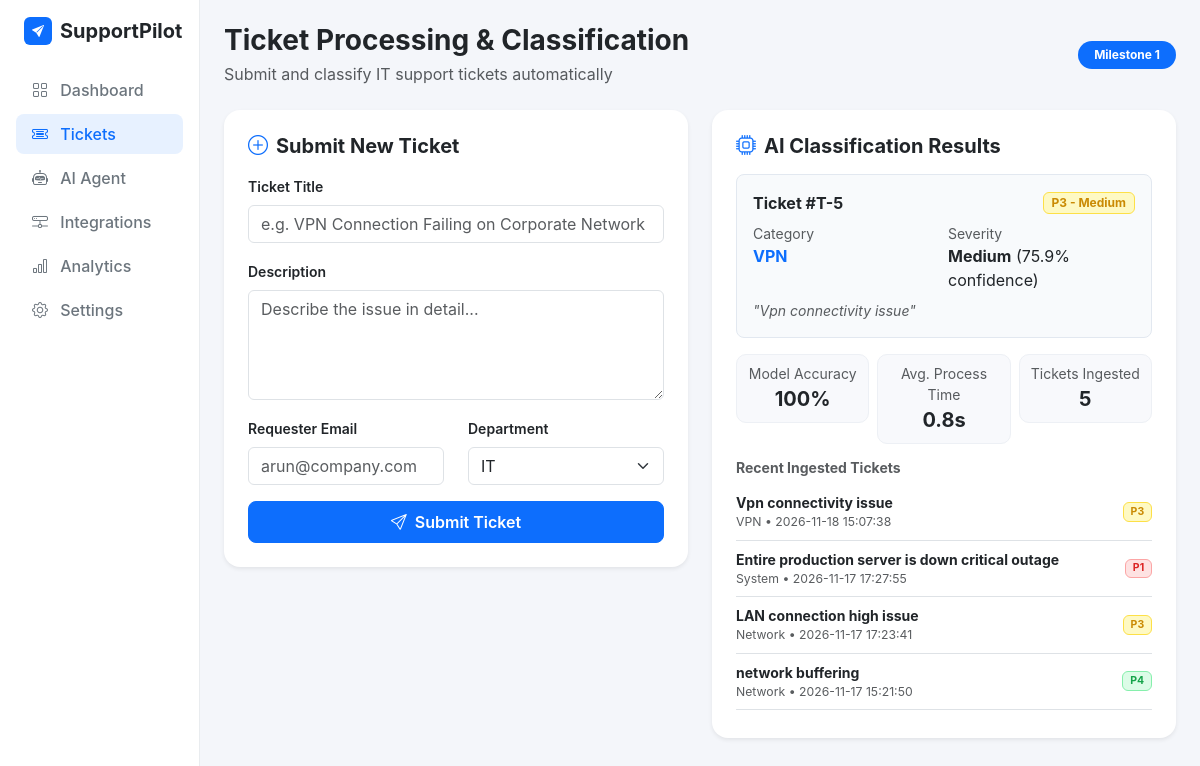
The page / on the database its author committed.
### tables this page shows
CREATE TABLE tickets (
            ticket_id INTEGER PRIMARY KEY AUTOINCREMENT,
            employee_name VARCHAR(100),
            email VARCHAR(150),
            title VARCHAR(255),
            description TEXT,
            category VARCHAR(50),
            severity VARCHAR(20),
            priority VARCHAR(10),
            confidence FLOAT,
            status VARCHAR(30) DEFAULT 'Open',
            created_at TIMESTAMP DEFAULT CURRENT_TIMESTAMP
        );

### app.py (the view)
@app.route('/')
def home():
    tickets = get_all_tickets()
    return render_template('index.html', tickets=tickets)

### database.py (called while the page is built)
def get_all_tickets():
    conn = sqlite3.connect(DB_NAME)
    conn.row_factory = sqlite3.Row
    cursor = conn.cursor()
    cursor.execute("SELECT * FROM tickets ORDER BY created_at DESC")
    rows = [dict(r) for r in cursor.fetchall()]
    conn.close()
    return rows

### templates/index.html (shortened to what this page needs)
<!DOCTYPE html>
<html lang="en">
<head>
    <link href="https://cdn.jsdelivr.net/npm/bootstrap@5.3.0/dist/css/bootstrap.min.css" rel="stylesheet">
    <link href="https://cdn.jsdelivr.net/npm/bootstrap-icons@1.11.0/font/bootstrap-icons.css" rel="stylesheet">
</head>
<body>
<div class="container-fluid">
    <div class="row">
        <div class="col-md-2 p-3 sidebar d-none d-md-block">
            <div class="d-flex align-items-center mb-4 ps-2">
                <span class="badge bg-primary p-2 me-2"><i class="bi bi-send-fill text-white"></i></span>
                <span class="fs-5 fw-bold text-dark">SupportPilot</span>
            </div>
            <ul class="nav flex-column">
                <li class="nav-item"><a class="nav-link" href="#"><i class="bi bi-grid me-2"></i> Dashboard</a></li>
                <li class="nav-item"><a class="nav-link active" href="#"><i class="bi bi-ticket-detailed me-2"></i> Tickets</a></li>
                <li class="nav-item"><a class="nav-link" href="#"><i class="bi bi-robot me-2"></i> AI Agent</a></li>
                <li class="nav-item"><a class="nav-link" href="#"><i class="bi bi-hdd-network me-2"></i> Integrations</a></li>
                <li class="nav-item"><a class="nav-link" href="#"><i class="bi bi-bar-chart me-2"></i> Analytics</a></li>
                <li class="nav-item"><a class="nav-link" href="#"><i class="bi bi-gear me-2"></i> Settings</a></li>
            </ul>
        </div>
        <div class="col-md-10 p-4">
            <div class="d-flex justify-content-between align-items-center mb-4">
                <div>
                    <h3 class="fw-bold mb-1">Ticket Processing & Classification</h3>
                    <p class="text-muted mb-0">Submit and classify IT support tickets automatically</p>
                </div>
                <span class="badge bg-primary px-3 py-2 rounded-pill">Milestone 1</span>
            </div>
            <div class="row g-4">
                <div class="col-lg-6">
                    <div class="card border-0 shadow-sm rounded-4 p-4">
                        <h5 class="fw-bold mb-3"><i class="bi bi-plus-circle me-2 text-primary"></i>Submit New Ticket</h5>
                        <form id="ticketForm">
                            <div class="mb-3">
                                <label class="form-label small fw-semibold">Ticket Title</label>
                                <input type="text" id="title" class="form-control" placeholder="e.g. VPN Connection Failing on Corporate Network" required>
                            </div>
                            <div class="mb-3">
                                <label class="form-label small fw-semibold">Description</label>
                                <textarea id="description" class="form-control" rows="4" placeholder="Describe the issue in detail..." required></textarea>
                            </div>
                            <div class="row mb-3">
                                <div class="col-md-6">
                                    <label class="form-label small fw-semibold">Requester Email</label>
                                    <input type="email" id="email" class="form-control" placeholder="arun@company.com" required>
                                </div>
                                <div class="col-md-6">
                                    <label class="form-label small fw-semibold">Department</label>
                                    <select id="department" class="form-select">
                                        <option value="IT">IT</option>
                                    </select>
                                </div>
                            </div>
                            <button type="submit" class="btn btn-primary w-100 py-2 fw-semibold rounded-3">
                                <i class="bi bi-send me-1"></i> Submit Ticket
                            </button>
                        </form>
                    </div>
                </div>
                <div class="col-lg-6">
                    <div class="card border-0 shadow-sm rounded-4 p-4">
                        <h5 class="fw-bold mb-3"><i class="bi bi-cpu me-2 text-primary"></i>AI Classification Results</h5>
                        {% set latest = tickets[0] if tickets else none %}
                        <div id="resultBox" class="p-3 mb-3 rounded-3" style="background:#f8fafc; border:1px solid #e2e8f0;">
                            <div class="d-flex justify-content-between align-items-center mb-2">
                                <span class="fw-bold text-dark" id="resTicketId">
                                    Ticket #T-{{ latest.ticket_id if latest else '1001' }}
                                </span>
                                <span id="resPriorityBadge" class="badge badge-{{ latest.priority|lower if latest else 'p1' }} px-2 py-1">
                                    {{ latest.priority if latest else 'P1' }} - {{ latest.severity if latest else 'Critical' }}
                                </span>
                            </div>
                            <div class="row g-2 mb-2">
                                <div class="col-6">
                                    <small class="text-muted d-block">Category</small>
                                    <strong id="resCategory" class="text-primary">{{ latest.category if latest else 'VPN' }}</strong>
                                </div>
                                <div class="col-6">
                                    <small class="text-muted d-block">Severity</small>
                                    <strong id="resSeverity">{{ latest.severity if latest else 'High' }}</strong>
                                    (<span id="resConfidence">{{ (latest.confidence * 100)|round(1) if (latest and latest.confidence <= 1) else (latest.confidence if latest else '94%') }}%</span> confidence)
                                </div>
                            </div>
                            {% if latest %}
                            <small class="text-muted d-block text-truncate"><em>"{{ latest.title }}"</em></small>
                            {% endif %}
                        </div>
                        <div class="row g-2 mb-3 text-center">
                            <div class="col-4">
                                <div class="stat-card p-2">
                                    <small class="text-muted d-block">Model Accuracy</small>
                                    <strong class="fs-5 text-dark">100%</strong>
                                </div>
                            </div>
                            <div class="col-4">
                                <div class="stat-card p-2">
                                    <small class="text-muted d-block">Avg. Process Time</small>
                                    <strong class="fs-5 text-dark">0.8s</strong>
                                </div>
                            </div>
                            <div class="col-4">
                                <div class="stat-card p-2">
                                    <small class="text-muted d-block">Tickets Ingested</small>
                                    <strong class="fs-5 text-dark">{{ tickets | length }}</strong>
                                </div>
                            </div>
                        </div>
                        <h6 class="small fw-bold text-muted mb-2">Recent Ingested Tickets</h6>
                        <div class="list-group list-group-flush small" style="max-height: 230px; overflow-y: auto;">
                            {% for t in tickets[:6] %}
                            <div class="list-group-item d-flex justify-content-between align-items-center px-0">
                                <div class="me-2 text-truncate">
                                    <strong class="text-dark d-block text-truncate">{{ t.title }}</strong>
                                    <div class="text-muted small">{{ t.category }} • {{ t.created_at }}</div>
                                </div>
                                <span class="badge badge-{{ t.priority | lower }}">{{ t.priority }}</span>
                            </div>
                            {% else %}
                            <div class="text-center text-muted py-3">No tickets submitted yet.</div>
                            {% endfor %}
                        </div>
                    </div>
                </div>
            </div>
        </div>
    </div>
</div>
</body>
</html>

### templates/index.html (style rules this page uses)
body { background-color: #f4f6fa; font-family: -apple-system, BlinkMacSystemFont, "Segoe UI", Roboto, sans-serif; }
.sidebar { min-height: 100vh; background: #ffffff; border-right: 1px solid #e9ecef; }
.nav-link { color: #6c757d; font-weight: 500; border-radius: 8px; margin-bottom: 4px; }
.nav-link.active { background-color: #e7f1ff; color: #0d6efd; }
.stat-card { background: #f8f9fc; border-radius: 10px; border: 1px solid #edf0f5; }
.badge-critical, .badge-p1 { background: #fee2e2; color: #dc2626; border: 1px solid #fca5a5; }
.badge-medium, .badge-p3 { background: #fef9c3; color: #ca8a04; border: 1px solid #fde047; }
.badge-low, .badge-p4 { background: #dcfce7; color: #16a34a; border: 1px solid #86efac; }

### rows shown on the page
tickets: ticket_id "5", priority "P3", severity "Medium", category "VPN", confidence "75.9", title "Vpn connectivity issue", created_at "2026-11-18 15:07:38"
tickets: title "Entire production server is down critical outage", category "System", created_at "2026-11-17 17:27:55", priority "P1"
tickets: title "LAN connection high issue", category "Network", created_at "2026-11-17 17:23:41", priority "P3"
tickets: title "network buffering", category "Network", created_at "2026-11-17 15:21:50", priority "P4"

### other values the page prints
{{ tickets | length }} "5"
